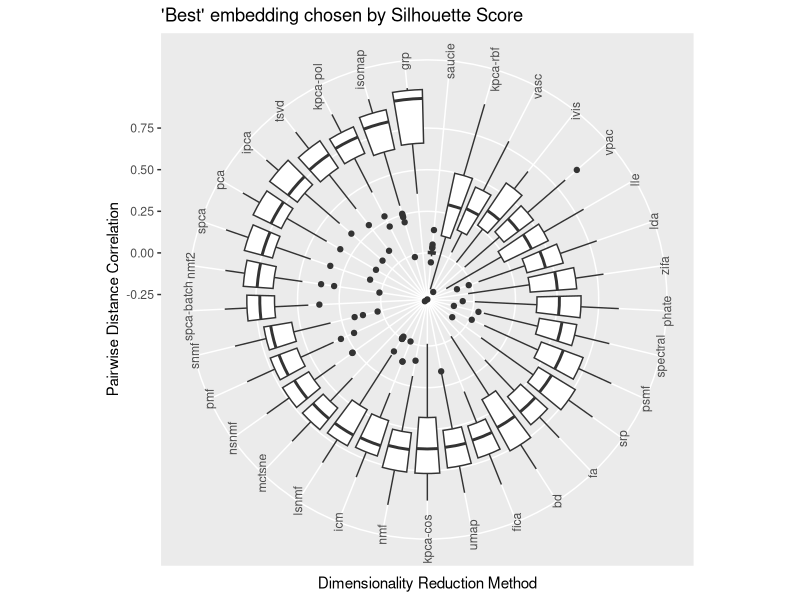
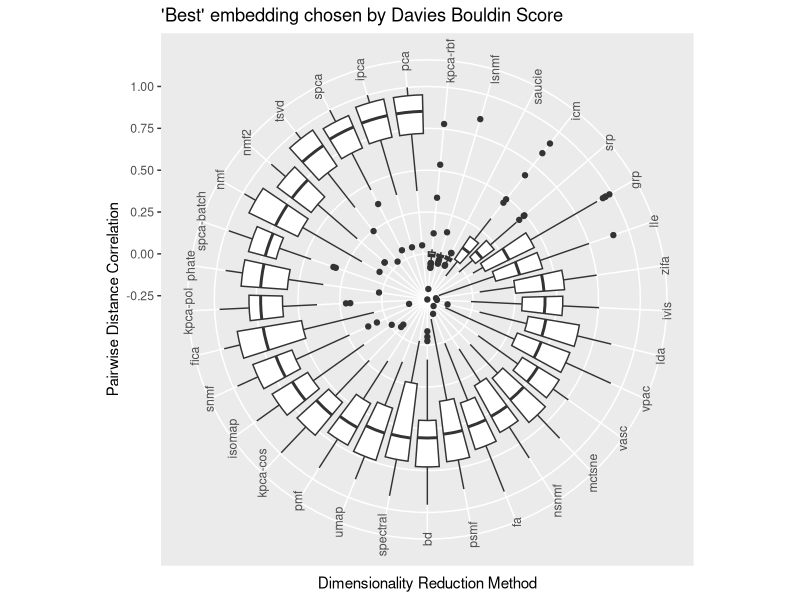
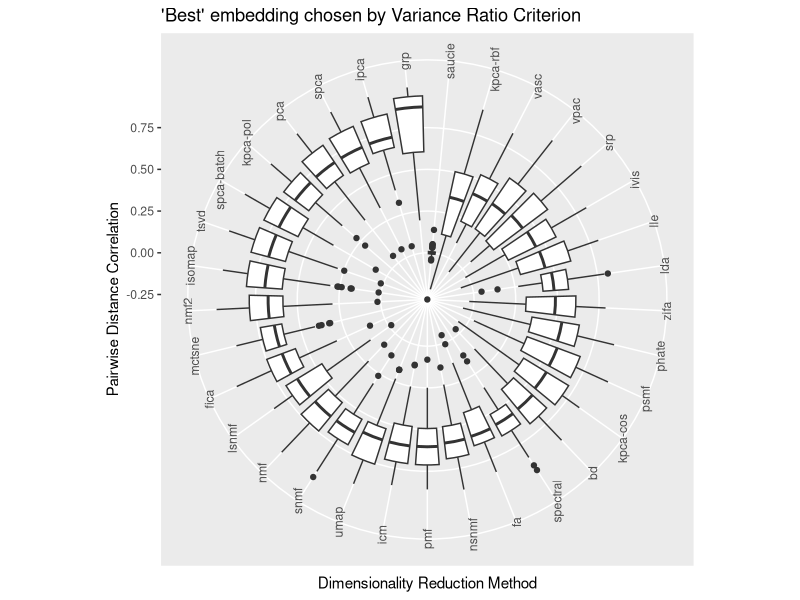

The R script that drew these images, in order:
library(ggplot2)

data <- read.csv('data/results/pw_correlations/pw_correlations_by_best_ivm.csv')

p <- ggplot(data,aes(reorder(method,ss_euc,FUN=median,na.rm=T),ss_euc)) + geom_boxplot(outlier.shape=19) + theme(axis.text.x = element_text(angle = 90)) + xlab('Dimensionality Reduction Method') + ylab('Pairwise Distance Correlation') + ggtitle("'Best' embedding chosen by Silhouette Score") + coord_polar()

ggsave('writeup/plots/pw_correlations/pw_correlations_boxplot_ss-euc_polar.pdf',p)

p <- ggplot(data,aes(reorder(method,dbs,FUN=median,na.rm=T),dbs)) + geom_boxplot(outlier.shape=19) + theme(axis.text.x = element_text(angle = 90))+ ylab('Pairwise Distance Correlation') + ggtitle("'Best' embedding chosen by Davies Bouldin Score") + xlab('Dimensionality Reduction Method') + coord_polar()

ggsave('writeup/plots/pw_correlations/pw_correlations_boxplot_dbs_polar.pdf',p)

p <- ggplot(data,aes(reorder(method,vrc,FUN=median,na.rm=T),vrc)) + geom_boxplot(outlier.shape=19) + theme(axis.text.x = element_text(angle = 90))+ ylab('Pairwise Distance Correlation') + ggtitle("'Best' embedding chosen by Variance Ratio Criterion") + xlab('Dimensionality Reduction Method') + coord_polar()

ggsave('writeup/plots/pw_correlations/pw_correlations_boxplot_vrc_polar.pdf',p)
